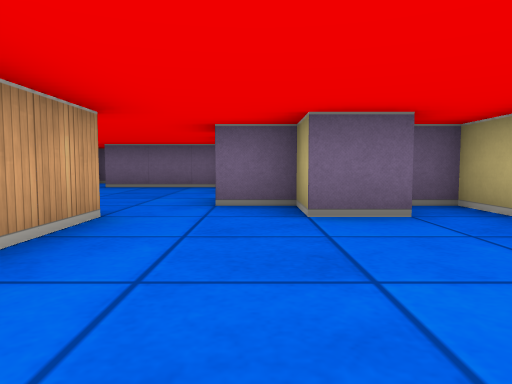
[1] (above)

12 first-person views from a walk through a cub3D maze. The camera is about half as high as the walls, tilts 4° down and sees 70° across. The floor is counted in squares. Each view is taken from the middle of a square. On the plan, view 1 faces up. The plan holds only what a view shows up to about 9 squares ahead; the rest is blank.

[2]
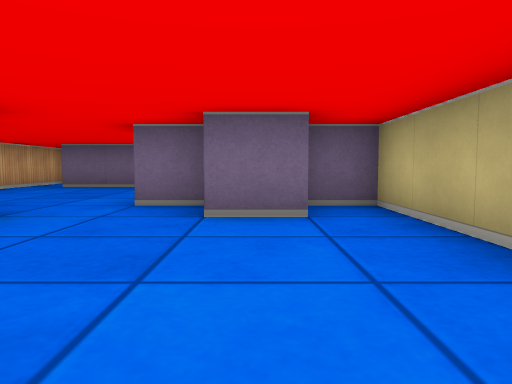

[3]
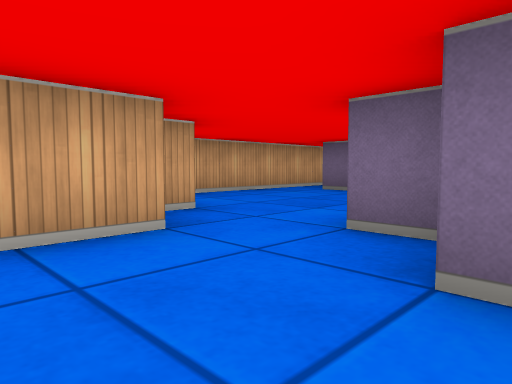

[4]
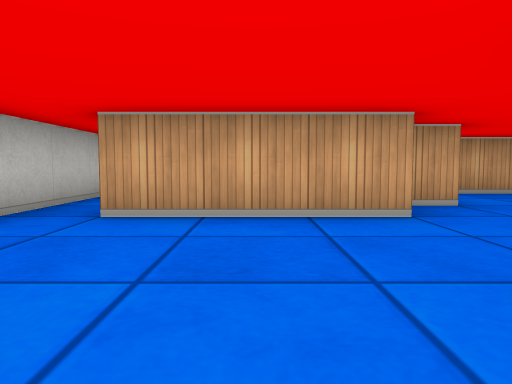

[5]
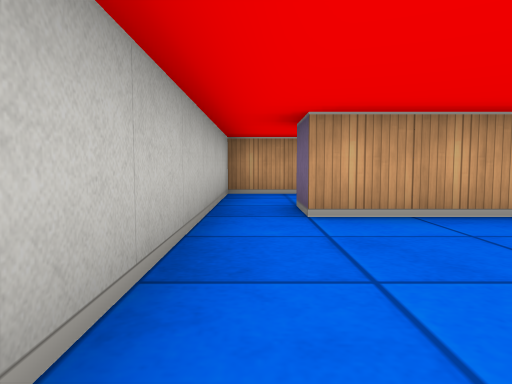

[6]
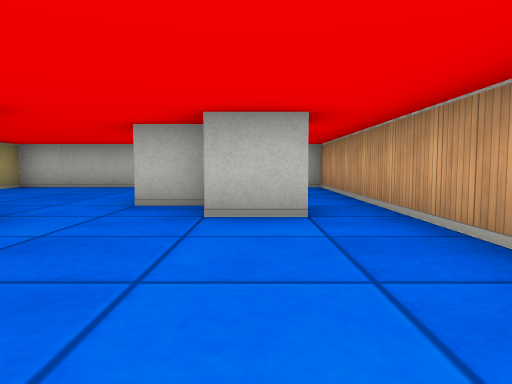

[7]
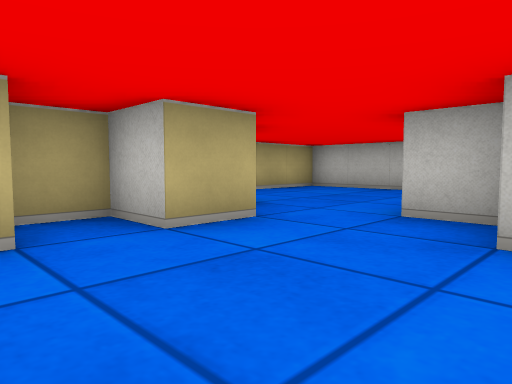

[8]
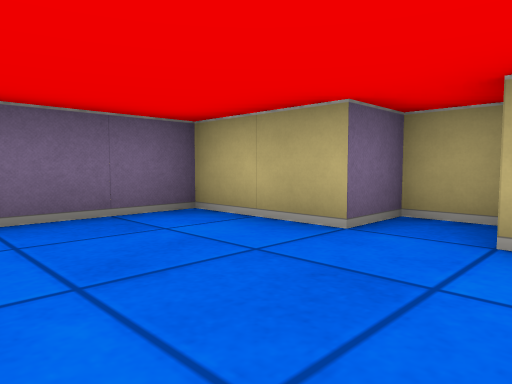

[9]
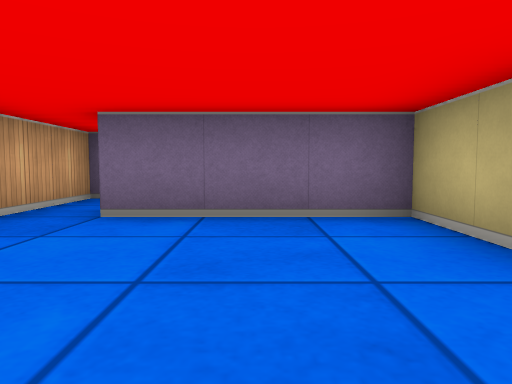

[10]
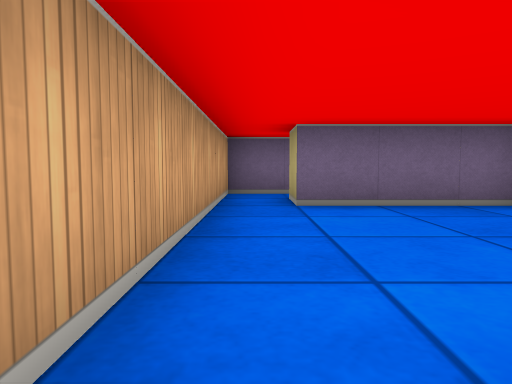

[11]
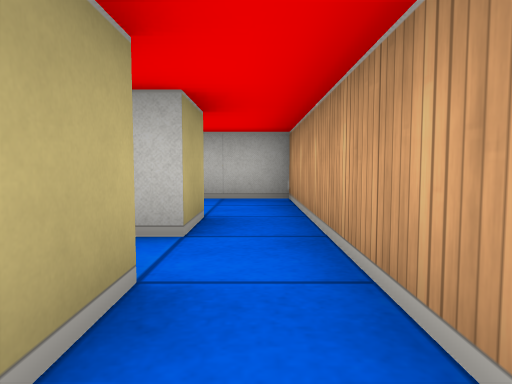

[12]
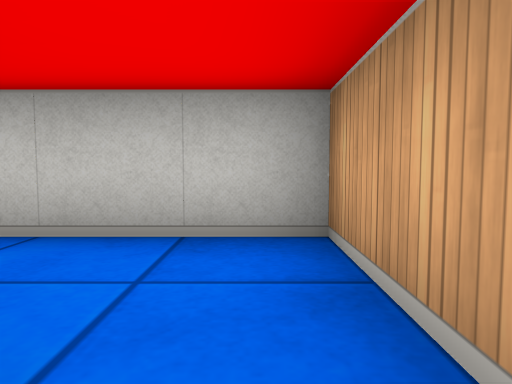

### Floor plan
Points are (right, up) in squares from view 1. A wall is a line through its corners. A room is listed if a view was taken in it or the views show most of it. See-through windows are left out.
Room 1 (views 1, 2, 3, 4, 5)
walls: (1.6, 3.5) (0.5, 3.5) (0.5, 4.5) (-0.5, 4.5); (-1.5, 3.5) (-1.5, 0.5); (-1.5, -0.5) (2.5, -0.5) (2.5, 4.5) (1.6, 4.5)
ways out: opening at (-1, 4) to room 2; opening at (-2, 0) to room 3
Room 2 (views 6, 7, 8, 9, 10, 11)
walls: (-0.5, 4.5) (-0.5, 5.5) (0.5, 5.5) (0.5, 6.5) (-0.5, 6.5) (-0.5, 8.5) (-3.5, 8.5); (-2.4, 3.5) (-1.5, 3.5); (-3.5, 3.5) (-3.5, 4.5) (-2.5, 4.5) (-2.5, 3.9); (-4.5, 8.5) (-4.5, 2.5); (-3.5, 2.5) (-3.1, 2.5)
ways out: opening at (-1, 4) to room 1; opening at (-4, 2) to room 3; opening at (-4, 9)
Room 3 (view 12)
walls: (-3.5, 1.5) (-3.5, 2.5); (-1.5, 0.5) (-2.5, 0.5); (-4.5, 2.5) (-4.5, -0.5) (-1.5, -0.5)
ways out: opening at (-2, 0) to room 1; opening at (-4, 2) to room 2

Positions as (right, up) in squares from view 1, and headings:
1: (0, 0), facing up
2: (1, 0), facing up
3: (1, 2), facing up-left
4: (2, 2), facing left
5: (2, 0), facing left
6: (-3, 8), facing down
7: (-3, 7), facing down-right
8: (-3, 5), facing up-right
9: (-2, 5), facing up
10: (-4, 4), facing up
11: (-4, 5), facing down
12: (-4, 2), facing down
